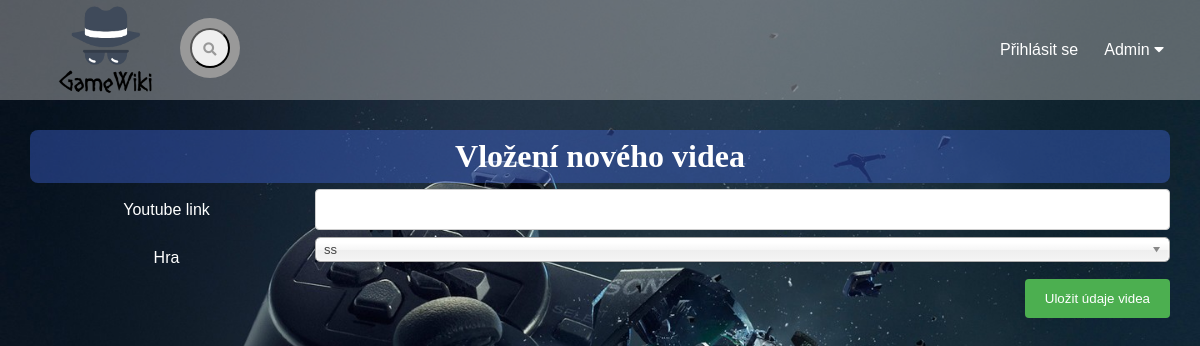
The page /editace-videa on the database as committed earlier.
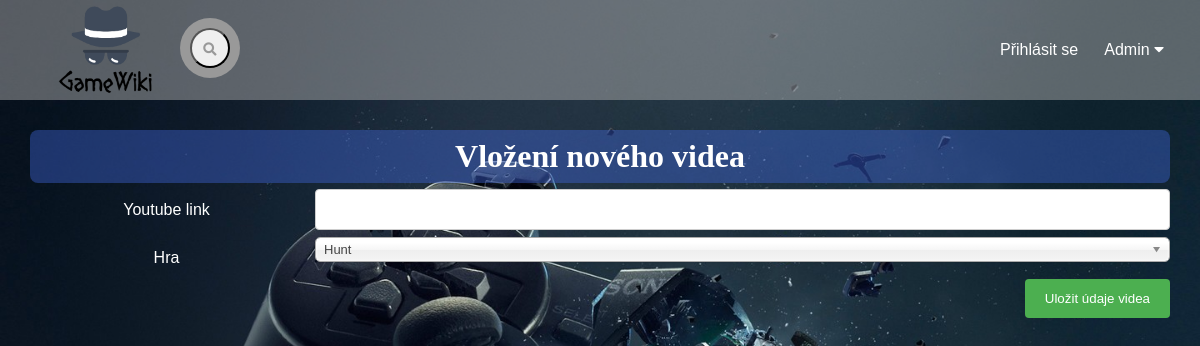
The same page on the database as committed later.
### tables this page shows
CREATE TABLE `hra` (
  `id_hry` int(10) NOT NULL,
  `Jmeno` varchar(50) NOT NULL,
  `obsah` text NOT NULL,
  `datum_vydani` date NOT NULL,
  `vyvojar` varchar(30) DEFAULT NULL,
  `platforma` varchar(20) DEFAULT NULL
);

### index.php (called while the page is built, shortened)
<?php
  $smerovac = new SmerovacKontroler();
  $smerovac->zpracuj(array($_SERVER["REQUEST_URI"]));
  $smerovac->vypisPohled();
?>

### kontrolery/EditaceVideaKontroler.php (called while the page is built, shortened)
<?php
class EditaceVideaKontroler extends Kontroler {
  public function zpracuj($parametry){
    $spravceVidea = new SpravceVidea();
    $spravceHer = new SpravceHer();
    if (!empty($parametry[0]))
    {
      $video = $spravceVidea->vratVideo($parametry[0]);
    }
    else
      $video = $spravceVidea->pripravPrazdnePoleVidea();
     $hry=$spravceHer->vratVsechnyHry();
  }
}
?>

### modely/SpravceVidea.php (called while the page is built, shortened)
<?php
class SpravceVidea {
  public function pripravPrazdnePoleVidea() {
    return array(
      "id_vid" => "",
      "link" => "",
      "id_hry" => ""
    );
  }
}
?>

### modely/Db.php (called while the page is built, shortened)
<?php
class Db {
  private static $spojeni;
  private static $nastaveni = array(
		PDO::ATTR_ERRMODE => PDO::ERRMODE_EXCEPTION,
		PDO::ATTR_EMULATE_PREPARES => false,
	);
    public static function pripoj($server, $uzivatel, $heslo, $databaze)
    {
	  if (!isset(self::$spojeni))
      {
        $dsn = "mysql:host=$server;dbname=$databaze;charset=utf8";
			 self::$spojeni = new PDO(
				$dsn,
				$uzivatel,
				$heslo,
				self::$nastaveni
			 );
	  }
	}
  public static function dotazVsechny($dotaz, $parametry = array()) {
		$navrat = self::$spojeni->prepare($dotaz);
		$navrat->execute($parametry);
		return $navrat->fetchAll();
	}
}

### modely/SpravceHer.php (called while the page is built, shortened)
<?php
class SpravceHer {
  public function vratVsechnyHry() {
    $hra = Db::dotazVsechny("
      SELECT *
      FROM hra
    ");
    return $hra;
  }
}
?>

### kontrolery/SmerovacKontroler.php (called while the page is built, shortened)
<?php
class SmerovacKontroler extends Kontroler {
  protected $kontroler;
  public function zpracuj($parametry) {
    $castiCesty = $this->parsujURL($parametry[0]);
    $nazevKontroleru = $this->pomlckyNaVelbloudiNotaci(array_shift($castiCesty)) . "Kontroler";
    if (file_exists("kontrolery/$nazevKontroleru.php"))
    {
      $this->kontroler = new $nazevKontroleru();
    }
    else {
      $this->presmeruj("chyba");
    }
    $this->kontroler->zpracuj($castiCesty);
  }
  private function parsujURL($url) {
    $rozdelenaURL = parse_url($url);
    $cesta = $rozdelenaURL["path"];
    $cesta = ltrim($cesta, "/");
    $cesta = trim($cesta);
    $rozdelenaCesta = explode("/", $cesta);
    return $rozdelenaCesta;
  }
  private function pomlckyNaVelbloudiNotaci($text) {
    $text = str_replace("-", " ", $text);
    $text = ucwords($text);
    $text = str_replace(" ", "", $text);
    return $text;
  }
}
?>

### pohledy/editaceVidea.phtml (the view, shortened to what this page needs)
<div class="adminEdit">
 <?php
  if (empty($video["id_vid"])) {
?>
<h1>Vložení nového videa</h1>
<?php
  } else {
?>
<h1>Editace videa</h1>
 <?php
  }
?>
 <form method="post" enctype="multipart/form-data">
   <div class="radek">
<div class="s25">
      <label for="link">Youtube link</label>
</div>
<div class="s75">
      <input type="text" name="link" id="link"
     value="<?= $video["link"] ?>" required>
   </div>
</div>
   <?php
  if (empty($video["id_vid"])) {
   ?>
       <div class="radek">
<div class="s25">
              <label for="hra">Hra</label>
</div>
<div class="s75">
             <select class="chosen-select" name="id_hry" data-placeholder="Vyber hru">
            <?php
               foreach($hry as $hra){
            ?>
                <option value = "<?= $hra["id_hry"] ?>"><?= $hra["Jmeno"] ?></option>
           <?php
                 }
            ?>
            </select>
</div>
   </div>
<?php
  }
?>
  <div class="radek">
    <input type="submit" value="Uložit údaje videa">
  </div>
 </form>
</div>

Rows that differ between the two databases and show on the page:
removed hra: Jmeno "ss"
added hra: Jmeno "Hunt"
